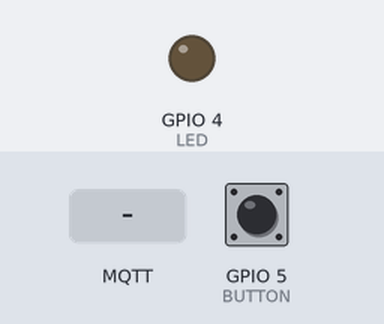
Bench run of a sketch on a simulated ESP8266 (NodeMCU). Shown: output pins drawn as LEDs (lit = HIGH). The inputs (shaded band) are chosen by the test bench; at power-on: GPIO 5 (BUTTON) LOW. WiFi joins after 1.5 s; servers stay silent unless stated; a WiFi scan finds three made-up networks; no MQTT or app messages arrive unless stated; what the sketch prints to the serial monitor is not drawn.

Above: at 2.7 s.
2.8 s: MQTT message "on" arrives on the first subscribed topic
At 4.1 s:
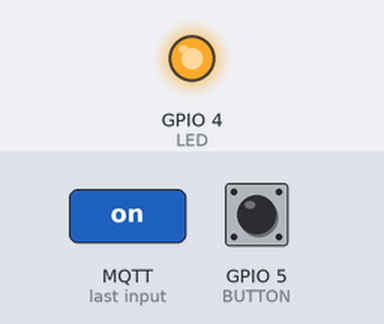
7.8 s: MQTT message "off" arrives on the first subscribed topic
At 10.2 s:
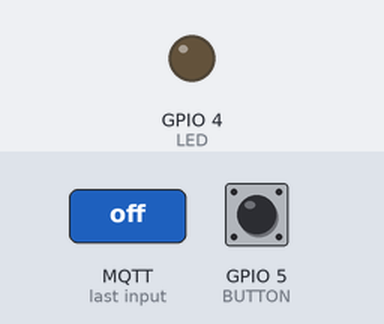
Timing chart, 0 to 11.7 s (numbered marks = the images above; inputs shaded):
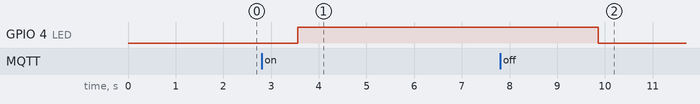

Measured:
- after the input at 2.8 s, GPIO 4 (LED): LOW → HIGH after 0.75 s
- after the input at 7.8 s, GPIO 4 (LED): HIGH → LOW after 2.1 s

The sketch:

V0.2.1_-_winexTK_-_by_OPJ_-_confidential.ino
```cpp
#include <ESP8266WiFi.h>
#include <PubSubClient.h>
#include <ArduinoJson.h>

// Update these with values suitable for your network.
// variables para control de led y alarmas
int LED = 4;
int BUTTON = 5;
int thisState = 0;
int lastState = 0;
String stringData;
char charData[1024];

// variables para tracking
String bssid, wap_mac, tag_mac, ip;
int rssi, count;

// WiFi
const char* ssid = "CLARO LIZ - 2.4ghz";
const char* password = "liz.jove73031792";

// MQTT
const char *mqtt_broker = "192.168.0.7";
const char *topic_tracking = "mina/subterranea/worker/tracking";
const char *topic_alarm = "mina/subterranea/worker/alarm";
const char *mqtt_username = "winextracking";
const char *mqtt_password = "winextracking21436587";
const int mqtt_port = 1883;

WiFiClient espClient;
PubSubClient client(espClient);

void setup() {

  pinMode(LED, OUTPUT);
  pinMode(BUTTON, INPUT);

  Serial.begin(115200);

  WiFi.begin(ssid, password);
  while (WiFi.status() != WL_CONNECTED) {
    delay(500);
    Serial.print(".");
  }

  Serial.println("Connnected ro the WiFi network");
  Serial.println(String(WiFi.macAddress()));
  reconnected();
}

void reconnected() {
  // connecting to mqqt broker
  client.setServer(mqtt_broker, mqtt_port);
  client.setCallback(callback);
  while(!client.connected()) {
    String client_id = "ESP-";
    client_id += String(WiFi.macAddress());
    Serial.println(client_id);
    if (client.connect("", mqtt_username, mqtt_password)) {
      Serial.println("Public emqx mqtt broker connected");
    } else {
      Serial.println("failed with state");
      Serial.print(client.state());
      delay(2000);
    }
  }
  // publish and suscribe
  client.subscribe(topic_alarm);
}

void callback(char* topic, byte* payload, unsigned int length) {
  Serial.print("Message arrived in topic: ");
  String message;
  for (int i = 0; i < length; i++) {
    message = message + (char) payload[i];
  }
  Serial.print(message);
   if (message == "on") { digitalWrite(LED, HIGH); }   // LED on
   if (message == "off") { digitalWrite(LED, LOW); } // LED off
  Serial.println();
  Serial.println("-------------------------");
}

void loop() {
  tracking();
  if(!client.connected()) {
    Serial.println("MQTT disconnected");
    reconnected();
  }
  client.loop();
  tag_mac = WiFi.macAddress();
  thisState = digitalRead(BUTTON);
  delay(100);
  char alarm[100];
  StaticJsonDocument<100> doc1;
  if (thisState != lastState) {
    lastState = thisState;
    stringData = String(thisState);
    doc1["alarm"]["tag"] = tag_mac;
    doc1["alarm"]["status"] = stringData;
    for (int i = 0; i < 3; i++) {
      size_t m = serializeJson(doc1, alarm);
      client.publish(topic_alarm, alarm, m);
      Serial.println("PUSH BUTTON ACTIVED");
      Serial.println(stringData);
      delay(50);
    }
  }
  if (WiFi.status() != WL_CONNECTED) {
    //Serial.println("no conectado");
    ESP.restart();
  }
}

void tracking() {
   int networks = WiFi.scanNetworks();
   tag_mac = WiFi.macAddress();
   char buffer[300];
   StaticJsonDocument<300> doc;
   doc["t"]["tag"] = tag_mac;
  // DATA OF TRACKING
  count = 0;
  for (int i = 0; i < networks; ++i)
  {
    // Print SSID and RSSI for each network found
    if (WiFi.SSID(i) == "Interfet") {
      wap_mac = WiFi.BSSIDstr(i);
      rssi = WiFi.RSSI(i);
      ip = WiFi.localIP().toString();
      //Serial.print(rssi);
      //Serial.print("    MAC: ");
      //Serial.println(wap_mac);
      doc["t"]["s"][count]["rssi"] = rssi;
      doc["t"]["s"][count]["wap"] = wap_mac;
      count++;
    }
  }
  if(count > 0) {
   size_t n = serializeJson(doc, buffer);
   client.publish(topic_tracking, buffer, n);
   delay(10);
  }
}
```
